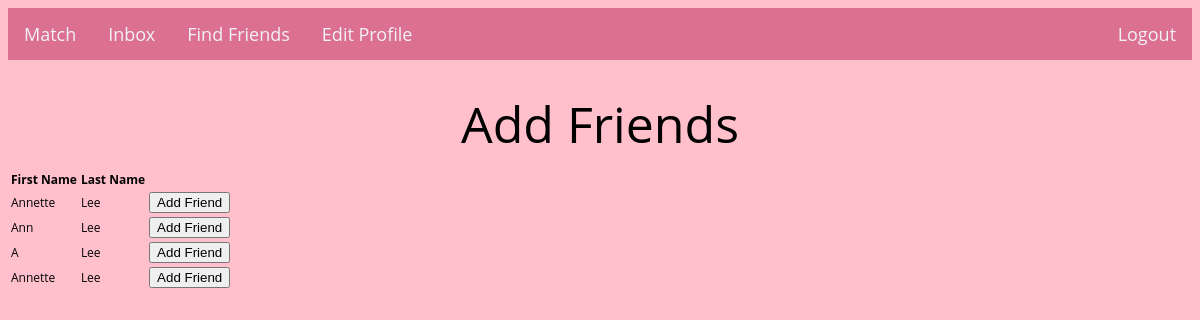
Page /add_friends/anwu8 on the earlier database version.
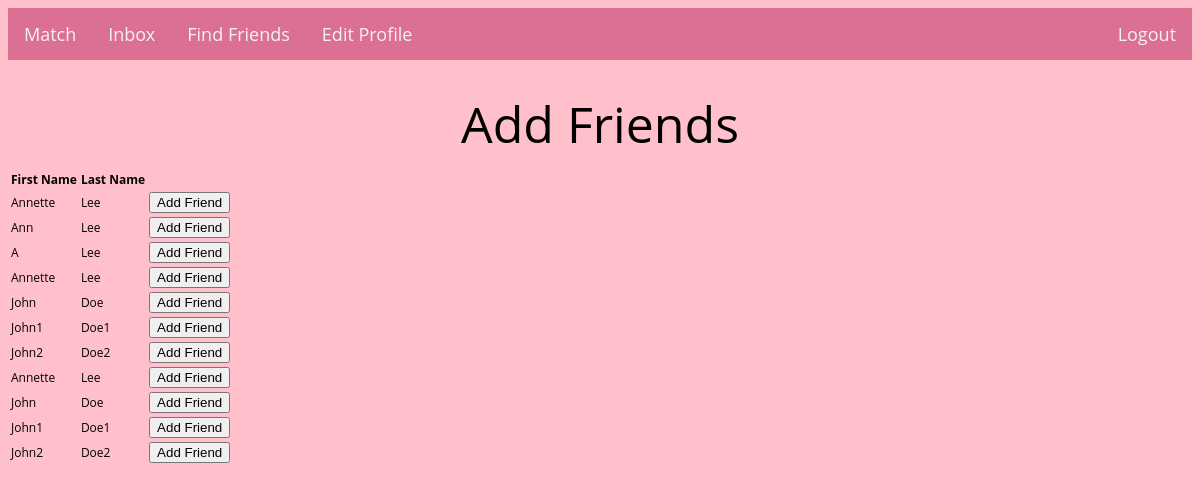
Same page on the later database version.
### tables this page shows
CREATE TABLE users (
    id integer primary key autoincrement,
    first_name text not null,
    last_name text not null,
    username text not null,
    password text not null,
    phone_number text,
    college text,
    class_year text,
    gender text,
    orientation text,
    preference text
);

### main.py (the view)
@app.route('/add_friends/<username>', methods=['POST', 'GET'])
def add_friends(username):
    if request.method == 'GET':
        first_name = request.args.get('first_name')
        last_name = request.args.get('last_name')
        residential_college = request.args.get('residential_college')
        class_year = request.args.get('class_year')
        gender = request.args.get('gender')
        orientation = request.args.get('orientation')
        potential_friends = retrieve_potential_friends(
            username, first_name, last_name, residential_college, class_year, gender, orientation)
        return render_template('add_friends.html', username=username, potential_friends=potential_friends)
    else:
        friend_username = request.args.get('friend_username')
        add_friend(username, friend_username)
        return render_template('add_friends.html', username=username)

### templates/add_friends.html (shortened to what this page needs)
<!DOCTYPE html>
<html lang="en">
<head>
    <link href="/static/css/add_friends.css" rel="stylesheet" type="text/css" media="all">
    <link href="/static/css/main.css" rel="stylesheet" type="text/css" media="all">
    <link href="/static/css/profile.css" rel="stylesheet" type="text/css" media="all">
</head>
<body>
    {% include "header.html" %}
    <h1>Add Friends</h1>
    <table>
        <tr>
            <th>First Name</th>
            <th>Last Name</th>
            <th></th>
        </tr>
        {% for potential_friend in potential_friends: %}
        <tr>
            <td>{{potential_friend[1]}}</td>
            <td>{{potential_friend[2]}}</td>
            <td>
                <form method="post" action="{{url_for('add_friends', username=username, friend_username=potential_friend[0])}}">
                    <button type="submit">Add Friend</button>
                </form>
            </td>
        </tr>
        {% endfor %}
    </table>
</body>
</html>

### templates/header.html
<!DOCTYPE html>
<html lang="en">
    <head>
        <link href="/static/css/header.css" rel="stylesheet" type="text/css" media="all">
    </head>
    <body>
        <div class="topnav">
            <a href="{{ url_for('match', username=username) }}">Match</a>
            <a href="{{ url_for('inbox', username=username) }}">Inbox</a>
            <a href="{{ url_for('find_friends', username=username) }}">Find Friends</a>
            <a href="{{ url_for('profile', username=username) }}">Edit Profile</a>
            <div class="topnav-right">
                <a href="index">Logout</a>
            </div>
        </div>
    </body>
</html>

### static/css/main.css (style rules this page uses)
body, input, textarea, select { font-family: 'Open Sans', sans-serif; font-size: 12px; color: black; }
body { background-color: #FFC0CB; }
h1 { font-size: 50px; font-weight: 400; color: black; text-align: center; padding-top: 10px; margin-top: 20px; margin-bottom: 10px; }

### static/css/profile.css (style rules this page uses)
body { background-color: pink; }

### static/css/header.css (style rules this page uses)
.topnav { background-color: palevioletred; overflow: hidden; }
.topnav a { float: left; color: #f2f2f2; text-align: center; padding: 14px 16px; text-decoration: none; font-size: 18px; }
.topnav-right { float: right; }

Differences in the rows shown:
added users: first_name "John", last_name "Doe"
added users: first_name "John1", last_name "Doe1"
added users: first_name "John2", last_name "Doe2"
added users: first_name "Annette", last_name "Lee"
added users: first_name "John", last_name "Doe"
added users: first_name "John1", last_name "Doe1"
added users: first_name "John2", last_name "Doe2"
